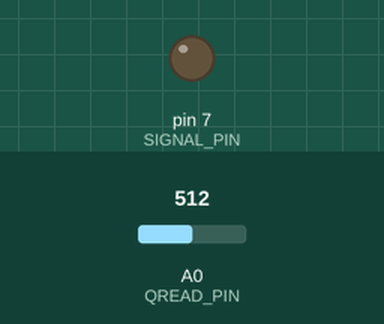
A sketch run on a simulated Arduino Uno, built with avr-gcc and run on an emulated ATmega328P. Parts: output pins drawn as LEDs (lit = HIGH). Inputs (shaded band) come from the test bench; at power-on: A0 (QREAD_PIN) = 512. What the sketch prints to the serial monitor is not drawn.

Above: at 0.8 s.
At 14.1 s:
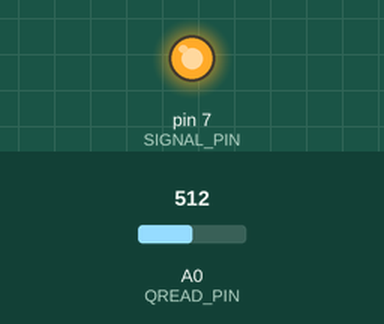
Timing chart, 0 to 16.2 s (numbered marks = the images above):
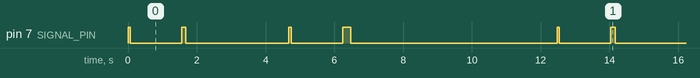

The sketch:

MonostablePulseExtender.ino
```cpp
/*

  MonostablePulseExtender
  test the behaviour of a 74LS122 monostable with external timing configuration and plot the results

  For info and circuit diagrams see https://github.com/tardate/LittleArduinoProjects/tree/main/playground/MonostablePulseExtender

 */

#include <FlexiTimer2.h> // use timer for sampling to get even time base for data

#define SIGNAL_PIN 7
#define SIGNAL_MIN_DURATION 60
#define SIGNAL_MIN_DELAY 1500
const int QREAD_PIN = A0;

volatile int signal_state = 0;

void setup() {
  Serial.begin(115200);                 // initialize serial communications (to match that used by PlotNValues.pde)

  pinMode(SIGNAL_PIN, OUTPUT);
  digitalWrite(SIGNAL_PIN, LOW);

  FlexiTimer2::set(30, sample);
  FlexiTimer2::start();

}

void loop() {
  signal(1);
  signal(2);
  signal(1);
  signal(4);
}

void signal(int factor) {
  signal_state = 1;
  digitalWrite(SIGNAL_PIN, HIGH);
  delay(SIGNAL_MIN_DURATION * factor);
  digitalWrite(SIGNAL_PIN, LOW);
  signal_state = 0;
  delay(SIGNAL_MIN_DELAY * factor);
}

void sample() {
  int trigger_value = map(signal_state,0,1,0,1023);
  int qread_value = analogRead(QREAD_PIN);
  String result = "";
  Serial.println(result + trigger_value + "," + qread_value);
}
```

Measured:
- by itself, pin 7 (SIGNAL_PIN): repeats every 12.5 s: LOW 1.5 s, HIGH 0.12 s, LOW 3.0 s, HIGH 0.06 s, LOW 1.5 s, HIGH 0.24 s, LOW 6.0 s, HIGH 0.06 s
- by itself, everything shown: repeats every 12.5 s, in 8 steps
